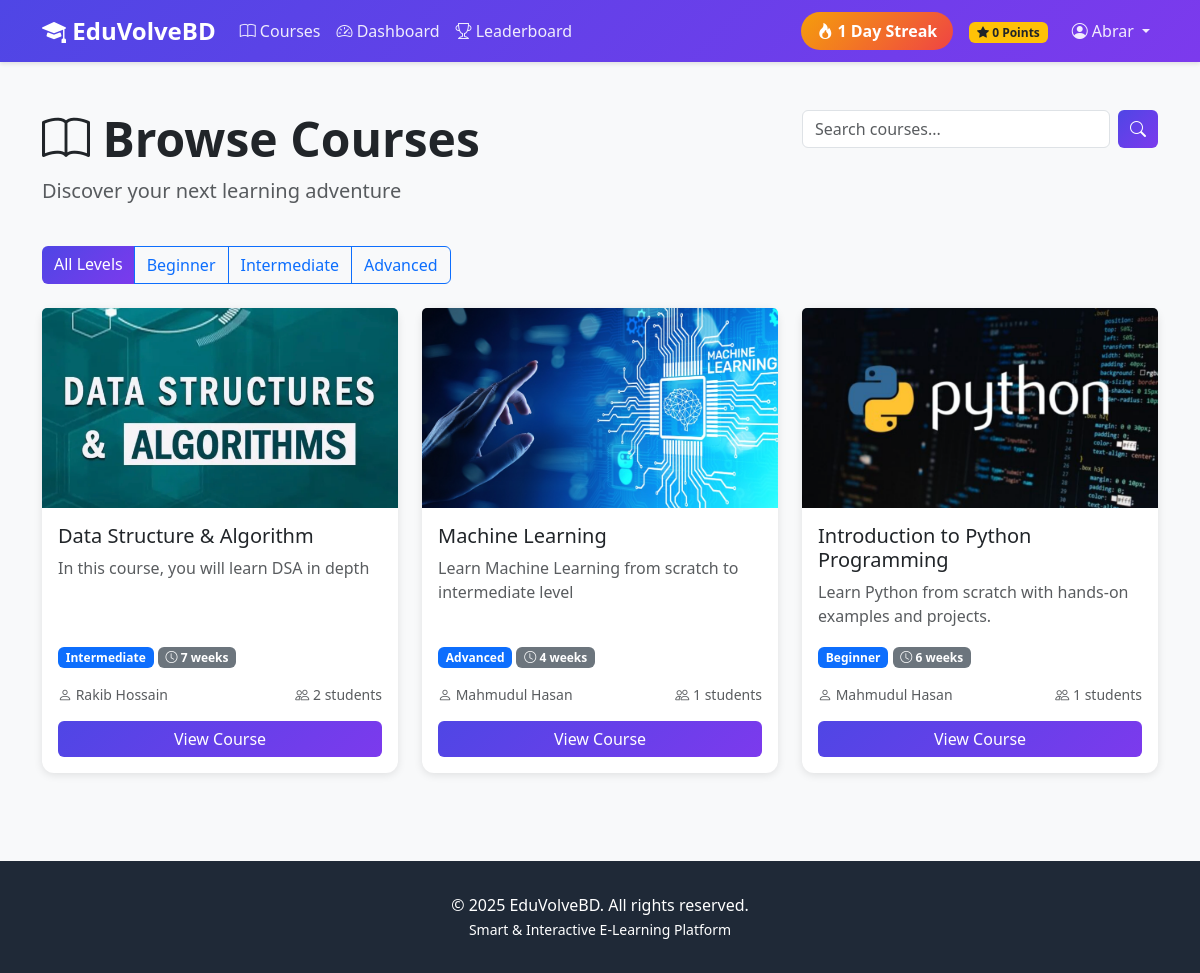
Before: /courses/ (signed in) with the older database file.
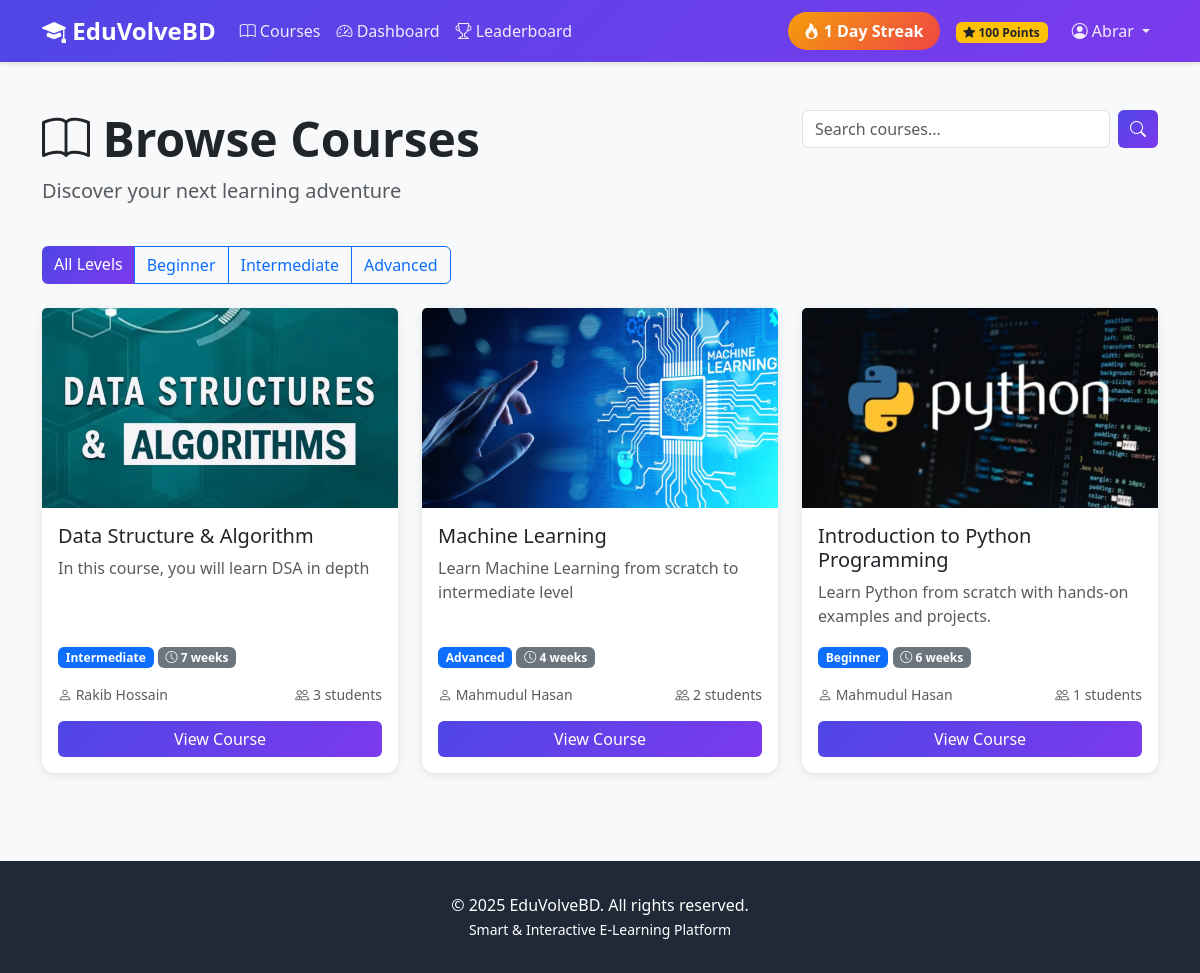
After: the same page with the newer database file.
### accounts/models.py (models this page shows, shortened)
class User(AbstractUser):
    class Role(models.TextChoices):
        ADMIN = 'ADMIN', 'Admin'
        INSTRUCTOR = 'INSTRUCTOR', 'Instructor'
        STUDENT = 'STUDENT', 'Student'
    role = models.CharField(
        max_length=20,
        choices=Role.choices,
        default=Role.STUDENT
    )
    bio = models.TextField(blank=True, null=True)
    profile_picture = models.ImageField(
        upload_to='profiles/',
        blank=True,
        null=True
    )
    phone = models.CharField(max_length=15, blank=True, null=True)
    date_of_birth = models.DateField(blank=True, null=True)
    total_points = models.IntegerField(default=0, validators=[MinValueValidator(0)])
    current_streak = models.IntegerField(default=0, validators=[MinValueValidator(0)])
    longest_streak = models.IntegerField(default=0, validators=[MinValueValidator(0)])
    last_activity_date = models.DateField(blank=True, null=True)
    created_at = models.DateTimeField(auto_now_add=True)
    updated_at = models.DateTimeField(auto_now=True)
    class Meta:
        ordering = ['-date_joined']
    def is_student(self):
        return self.role == self.Role.STUDENT

### courses/models.py (models this page shows, shortened)
class Course(models.Model):
    class Level(models.TextChoices):
        BEGINNER = 'BEGINNER', 'Beginner'
        INTERMEDIATE = 'INTERMEDIATE', 'Intermediate'
        ADVANCED = 'ADVANCED', 'Advanced'
    title = models.CharField(max_length=200)
    description = models.TextField()
    instructor = models.ForeignKey(
        User,
        on_delete=models.CASCADE,
        related_name='courses_taught',
        limit_choices_to={'role': 'INSTRUCTOR'}
    )
    thumbnail = models.ImageField(upload_to='course_thumbnails/', blank=True, null=True)
    level = models.CharField(max_length=20, choices=Level.choices, default=Level.BEGINNER)
    duration_weeks = models.IntegerField(default=4, validators=[MinValueValidator(1)])
    is_published = models.BooleanField(default=False)
    created_at = models.DateTimeField(auto_now_add=True)
    updated_at = models.DateTimeField(auto_now=True)
    class Meta:
        ordering = ['-created_at']
    def get_enrolled_count(self):
        return self.enrollments.filter(is_active=True).count()

### courses/views.py (the view)
# urls.py: path('', views.course_list, name='course_list'),
@login_required
def course_list(request):
    courses = Course.objects.filter(
        is_published=True).select_related('instructor')
    search_query = request.GET.get('search', '')
    if search_query:
        courses = courses.filter(
            Q(title__icontains=search_query) |
            Q(description__icontains=search_query)
        )
    level = request.GET.get('level', '')
    if level:
        courses = courses.filter(level=level)
    context = {
        'courses': courses,
        'search_query': search_query,
        'level': level,
    }
    return render(request, 'courses/course_list.html', context)

### templates/courses/course_list.html (shortened to what this page needs)
{% extends 'base.html' %}
{% block content %}
<div class="container my-5">
    <div class="row mb-4">
        <div class="col-md-8">
            <h1 class="display-5 fw-bold">
                <i class="bi bi-book"></i> Browse Courses
            </h1>
            <p class="lead text-muted">Discover your next learning adventure</p>
        </div>
        <div class="col-md-4">
            <form method="get" class="d-flex">
                <input type="text" name="search" class="form-control me-2" placeholder="Search courses..." value="{{ search_query }}">
                <button type="submit" class="btn btn-primary">
                    <i class="bi bi-search"></i>
                </button>
            </form>
        </div>
    </div>
    <div class="row mb-4">
        <div class="col-12">
            <div class="btn-group" role="group">
                <a href="?level=" class="btn {% if not level %}btn-primary{% else %}btn-outline-primary{% endif %}">
                    All Levels
                </a>
                <a href="?level=BEGINNER" class="btn {% if level == 'BEGINNER' %}btn-primary{% else %}btn-outline-primary{% endif %}">
                    Beginner
                </a>
                <a href="?level=INTERMEDIATE" class="btn {% if level == 'INTERMEDIATE' %}btn-primary{% else %}btn-outline-primary{% endif %}">
                    Intermediate
                </a>
                <a href="?level=ADVANCED" class="btn {% if level == 'ADVANCED' %}btn-primary{% else %}btn-outline-primary{% endif %}">
                    Advanced
                </a>
            </div>
        </div>
    </div>
    <div class="row">
        {% for course in courses %}
        <div class="col-md-6 col-lg-4 mb-4">
            <div class="card h-100">
                {% if course.thumbnail %}
                <img src="{{ course.thumbnail.url }}" class="card-img-top" alt="{{ course.title }}" style="height: 200px; object-fit: cover;">
                {% else %}
                <div class="bg-gradient text-white p-5 text-center" style="background: linear-gradient(135deg, #4f46e5, #7c3aed); height: 200px;">
                    <i class="bi bi-book display-1"></i>
                </div>
                {% endif %}
                <div class="card-body d-flex flex-column">
                    <h5 class="card-title">{{ course.title }}</h5>
                    <p class="card-text text-muted flex-grow-1">
                        {{ course.description|truncatewords:20 }}
                    </p>
                    <div class="mb-3">
                        <span class="badge bg-primary">{{ course.get_level_display }}</span>
                        <span class="badge bg-secondary">
                            <i class="bi bi-clock"></i> {{ course.duration_weeks }} weeks
                        </span>
                    </div>
                    <div class="d-flex justify-content-between align-items-center mb-3">
                        <small class="text-muted">
                            <i class="bi bi-person"></i> {{ course.instructor.get_full_name|default:course.instructor.username }}
                        </small>
                        <small class="text-muted">
                            <i class="bi bi-people"></i> {{ course.get_enrolled_count }} students
                        </small>
                    </div>
                    <a href="{% url 'courses:course_detail' course.id %}" class="btn btn-primary w-100">
                        View Course
                    </a>
                </div>
            </div>
        </div>
        {% endfor %}
    </div>
</div>
{% endblock %}

### templates/base.html (shortened to what this page needs)
<!DOCTYPE html>
<html lang="en">
<head>
    <link href="https://cdn.jsdelivr.net/npm/bootstrap@5.3.0/dist/css/bootstrap.min.css" rel="stylesheet">
    <link rel="stylesheet" href="https://cdn.jsdelivr.net/npm/bootstrap-icons@1.10.0/font/bootstrap-icons.css">
</head>
<body>
    <nav class="navbar navbar-expand-lg navbar-dark">
        <div class="container">
            <a class="navbar-brand" href="{% url 'home' %}">
                <i class="bi bi-mortarboard-fill"></i> EduVolveBD
            </a>
            <div class="collapse navbar-collapse" id="navbarNav">
                <ul class="navbar-nav me-auto">
                    <li class="nav-item">
                        <a class="nav-link" href="{% url 'courses:course_list' %}">
                            <i class="bi bi-book"></i> Courses
                        </a>
                    </li>
                    {% if user.is_authenticated %}
                        <li class="nav-item">
                            <a class="nav-link" href="{% url 'courses:dashboard' %}">
                                <i class="bi bi-speedometer2"></i> Dashboard
                            </a>
                        </li>
                        {% if user.is_student %}
                        <li class="nav-item">
                            <a class="nav-link" href="{% url 'accounts:leaderboard' %}">
                                <i class="bi bi-trophy"></i> Leaderboard
                            </a>
                        </li>
                        {% endif %}
                    {% endif %}
                </ul>
                <ul class="navbar-nav align-items-center">
                    {% if user.is_authenticated %}
                        {% if user.is_student %}
                        <li class="nav-item me-3">
                            <span class="streak-badge">
                                <i class="bi bi-fire"></i> {{ user.current_streak }} Day Streak
                            </span>
                        </li>
                        <li class="nav-item me-3">
                            <span class="badge bg-warning text-dark">
                                <i class="bi bi-star-fill"></i> {{ user.total_points }} Points
                            </span>
                        </li>
                        {% endif %}
                        <li class="nav-item dropdown">
                            <a class="nav-link dropdown-toggle" href="#" id="navbarDropdown" role="button" data-bs-toggle="dropdown">
                                <i class="bi bi-person-circle"></i> {{ user.username }}
                            </a>
                        </li>
                    {% endif %}
                </ul>
            </div>
        </div>
    </nav>
    <main>
        {% block content %}{% endblock %}
    </main>
    <footer class="footer">
        <div class="container text-center">
            <p class="mb-0">&copy; 2025 EduVolveBD. All rights reserved.</p>
            <p class="mb-0">
                <small>Smart & Interactive E-Learning Platform</small>
            </p>
        </div>
    </footer>
</body>
</html>

Changed rows visible on the page:
changed User "Abrar": total_points "0" → "100"
computed for Course "Data Structure & Algorithm": get_enrolled_count "2" → "3"
computed for Course "Machine Learning": get_enrolled_count "1" → "2"
